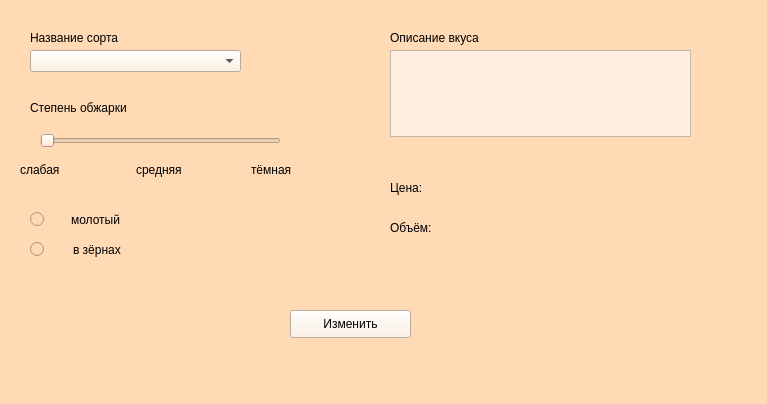
<?xml version="1.0" encoding="UTF-8"?>
<ui version="4.0">
 <class>Form</class>
 <widget class="QWidget" name="Form">
  <property name="geometry">
   <rect>
    <x>0</x>
    <y>0</y>
    <width>767</width>
    <height>404</height>
   </rect>
  </property>
  <property name="windowTitle">
   <string>Form</string>
  </property>
  <property name="styleSheet">
   <string notr="true">background-color: rgb(255, 218, 181);</string>
  </property>
  <widget class="QComboBox" name="sort_name">
   <property name="geometry">
    <rect>
     <x>30</x>
     <y>50</y>
     <width>211</width>
     <height>22</height>
    </rect>
   </property>
   <property name="styleSheet">
    <string notr="true">background-color: rgb(255, 238, 221);
font: 9pt &quot;Candara&quot;;</string>
   </property>
  </widget>
  <widget class="QLabel" name="label">
   <property name="geometry">
    <rect>
     <x>30</x>
     <y>30</y>
     <width>161</width>
     <height>16</height>
    </rect>
   </property>
   <property name="styleSheet">
    <string notr="true">font: 75 italic 9pt &quot;Candara&quot;;</string>
   </property>
   <property name="text">
    <string>Название сорта</string>
   </property>
  </widget>
  <widget class="QSlider" name="roasting">
   <property name="geometry">
    <rect>
     <x>40</x>
     <y>130</y>
     <width>241</width>
     <height>22</height>
    </rect>
   </property>
   <property name="styleSheet">
    <string notr="true"/>
   </property>
   <property name="orientation">
    <enum>Qt::Horizontal</enum>
   </property>
  </widget>
  <widget class="QLabel" name="label_2">
   <property name="geometry">
    <rect>
     <x>30</x>
     <y>100</y>
     <width>161</width>
     <height>16</height>
    </rect>
   </property>
   <property name="styleSheet">
    <string notr="true">font: 75 italic 9pt &quot;Candara&quot;;</string>
   </property>
   <property name="text">
    <string>Степень обжарки</string>
   </property>
  </widget>
  <widget class="QPlainTextEdit" name="taste">
   <property name="geometry">
    <rect>
     <x>390</x>
     <y>50</y>
     <width>301</width>
     <height>87</height>
    </rect>
   </property>
   <property name="styleSheet">
    <string notr="true">background-color: rgb(255, 238, 221);
font: 9pt &quot;Candara&quot;;</string>
   </property>
   <property name="plainText">
    <string/>
   </property>
  </widget>
  <widget class="QLabel" name="label_6">
   <property name="geometry">
    <rect>
     <x>390</x>
     <y>30</y>
     <width>161</width>
     <height>16</height>
    </rect>
   </property>
   <property name="styleSheet">
    <string notr="true">font: 75 italic 9pt &quot;Candara&quot;;</string>
   </property>
   <property name="text">
    <string>Описание вкуса</string>
   </property>
  </widget>
  <widget class="QLabel" name="label_7">
   <property name="geometry">
    <rect>
     <x>390</x>
     <y>180</y>
     <width>55</width>
     <height>16</height>
    </rect>
   </property>
   <property name="styleSheet">
    <string notr="true">font: 75 italic 9pt &quot;Candara&quot;;</string>
   </property>
   <property name="text">
    <string>Цена:</string>
   </property>
  </widget>
  <widget class="QLabel" name="label_8">
   <property name="geometry">
    <rect>
     <x>390</x>
     <y>220</y>
     <width>55</width>
     <height>16</height>
    </rect>
   </property>
   <property name="styleSheet">
    <string notr="true">font: 100 italic 9pt &quot;Candara&quot;;</string>
   </property>
   <property name="text">
    <string>Объём:</string>
   </property>
  </widget>
  <widget class="QLabel" name="price">
   <property name="geometry">
    <rect>
     <x>470</x>
     <y>180</y>
     <width>71</width>
     <height>16</height>
    </rect>
   </property>
   <property name="styleSheet">
    <string notr="true">font: 9pt &quot;Candara&quot;;</string>
   </property>
   <property name="text">
    <string/>
   </property>
  </widget>
  <widget class="QLabel" name="volume">
   <property name="geometry">
    <rect>
     <x>470</x>
     <y>220</y>
     <width>71</width>
     <height>16</height>
    </rect>
   </property>
   <property name="styleSheet">
    <string notr="true">font: 9pt &quot;Candara&quot;;</string>
   </property>
   <property name="text">
    <string/>
   </property>
  </widget>
  <widget class="QPushButton" name="edit">
   <property name="geometry">
    <rect>
     <x>290</x>
     <y>310</y>
     <width>121</width>
     <height>28</height>
    </rect>
   </property>
   <property name="styleSheet">
    <string notr="true">background-color: rgb(255, 238, 221);
font: 9pt &quot;Candara&quot;;</string>
   </property>
   <property name="text">
    <string>Изменить</string>
   </property>
  </widget>
  <widget class="QWidget" name="layoutWidget">
   <property name="geometry">
    <rect>
     <x>20</x>
     <y>160</y>
     <width>341</width>
     <height>20</height>
    </rect>
   </property>
   <layout class="QHBoxLayout" name="horizontalLayout">
    <item>
     <widget class="QLabel" name="label_3">
      <property name="styleSheet">
       <string notr="true">font: 9pt &quot;Candara&quot;;</string>
      </property>
      <property name="text">
       <string>слабая</string>
      </property>
     </widget>
    </item>
    <item>
     <widget class="QLabel" name="label_4">
      <property name="styleSheet">
       <string notr="true">font: 9pt &quot;Candara&quot;;</string>
      </property>
      <property name="text">
       <string>средняя</string>
      </property>
     </widget>
    </item>
    <item>
     <widget class="QLabel" name="label_5">
      <property name="styleSheet">
       <string notr="true">font: 9pt &quot;Candara&quot;;</string>
      </property>
      <property name="text">
       <string>тёмная</string>
      </property>
     </widget>
    </item>
   </layout>
  </widget>
  <widget class="QWidget" name="layoutWidget">
   <property name="geometry">
    <rect>
     <x>30</x>
     <y>240</y>
     <width>91</width>
     <height>20</height>
    </rect>
   </property>
   <layout class="QHBoxLayout" name="horizontalLayout_2">
    <item>
     <widget class="QRadioButton" name="in_grains">
      <property name="styleSheet">
       <string notr="true">font: 9pt &quot;Candara&quot;;</string>
      </property>
      <property name="text">
       <string/>
      </property>
     </widget>
    </item>
    <item>
     <widget class="QLabel" name="label_10">
      <property name="styleSheet">
       <string notr="true">font: 9pt &quot;Candara&quot;;</string>
      </property>
      <property name="text">
       <string>в зёрнах</string>
      </property>
     </widget>
    </item>
   </layout>
  </widget>
  <widget class="QWidget" name="layoutWidget">
   <property name="geometry">
    <rect>
     <x>30</x>
     <y>210</y>
     <width>91</width>
     <height>20</height>
    </rect>
   </property>
   <layout class="QHBoxLayout" name="horizontalLayout_3">
    <item>
     <widget class="QRadioButton" name="ground">
      <property name="styleSheet">
       <string notr="true">font: 9pt &quot;Candara&quot;;</string>
      </property>
      <property name="text">
       <string/>
      </property>
     </widget>
    </item>
    <item>
     <widget class="QLabel" name="label_9">
      <property name="styleSheet">
       <string notr="true">font: 9pt &quot;Candara&quot;;</string>
      </property>
      <property name="text">
       <string>молотый</string>
      </property>
     </widget>
    </item>
   </layout>
  </widget>
 </widget>
 <resources/>
 <connections/>
</ui>
